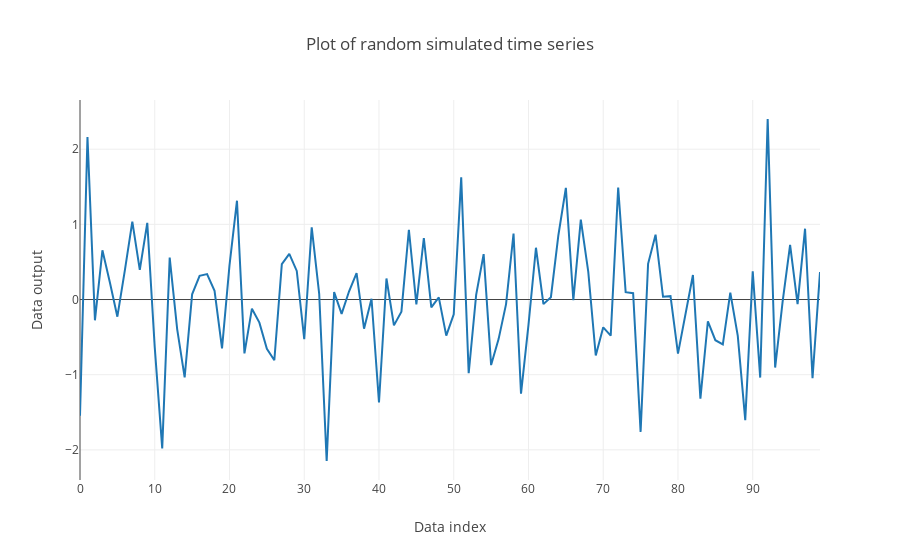

Notebook code for this chart:
### Code cell
# Create a noisey time series sampled from a normal distribution of mean = 0 and standard deviation = 3
num_points = 100
x_np_array = np.arange(num_points)
y_np_array = np.random.normal(size = num_points)#, scale = 3)

raw_data_df = pd.DataFrame({'y':y_np_array, 'x':x_np_array})
data = [go.Scatter(
    x = raw_data_df['x'],
    y = raw_data_df['y']
    )]

layout2 = go.Layout(
    title = 'Plot of random simulated time series',
    xaxis = dict(
        title='Data index'),
    yaxis = dict(
        title='Data output')
    )

iplot({'data':data,'layout':layout2})# = layout2)

### Figure 1 — Plotly figure (JSON) as saved in the notebook; plotly's stock layout.template omitted (floating-point values rounded to 4 significant figures)
{"data": [{"type": "scatter", "x": [0, 1, 2, 3, 4, 5, 6, 7, 8, 9, 10, 11, 12, 13, 14, 15, 16, 17, 18, 19, 20, 21, 22, 23, 24, 25, 26, 27, 28, 29, 30, 31, 32, 33, 34, 35, 36, 37, 38, 39, 40, 41, 42, 43, 44, 45, 46, 47, 48, 49, 50, 51, 52, 53, 54, 55, 56, 57, 58, 59, 60, 61, 62, 63, 64, 65, 66, 67, 68, 69, 70, 71, 72, 73, 74, 75, 76, 77, 78, 79, 80, 81, 82, 83, 84, 85, 86, 87, 88, 89, 90, 91, 92, 93, 94, 95, 96, 97, 98, 99], "y": [-1.547, 2.162, -0.2764, 0.6551, 0.2271, -0.2282, 0.3884, 1.037, 0.3954, 1.021, -0.6364, -1.98, 0.5571, -0.3936, -1.037, 0.06917, 0.3149, 0.3376, 0.1152, -0.6496, 0.4554, 1.314, -0.7167, -0.1219, -0.3074, -0.6551, -0.8082, 0.4703, 0.6069, 0.3805, -0.5273, 0.9612, 0.07601, -2.148, 0.09855, -0.1902, 0.1095, 0.3511, -0.3881, 0.01026, -1.371, 0.2796, -0.3438, -0.1614, 0.9281, -0.06471, 0.8185, -0.1042, 0.02838, -0.4807, -0.1958, 1.625, -0.9806, 0.06242, 0.6044, -0.8718, -0.5265, -0.06094, 0.8785, -1.252, -0.3373, 0.6889, -0.06109, 0.03171, 0.8553, 1.485, -0.009049, 1.064, 0.3675, -0.7449, -0.3699, -0.4804, 1.491, 0.09792, 0.08436, -1.761, 0.4744, 0.8621, 0.03671, 0.0449, -0.7199, -0.1831, 0.327, -1.319, -0.2891, -0.5408, -0.5966, 0.09187, -0.4833, -1.605, 0.3741, -1.038, 2.402, -0.9055, -0.02725, 0.7267, -0.06237, 0.9427, -1.045, 0.3662]}], "layout": {"title": "Plot of random simulated time series", "xaxis": {"title": "Data index"}, "yaxis": {"title": "Data output"}}}
